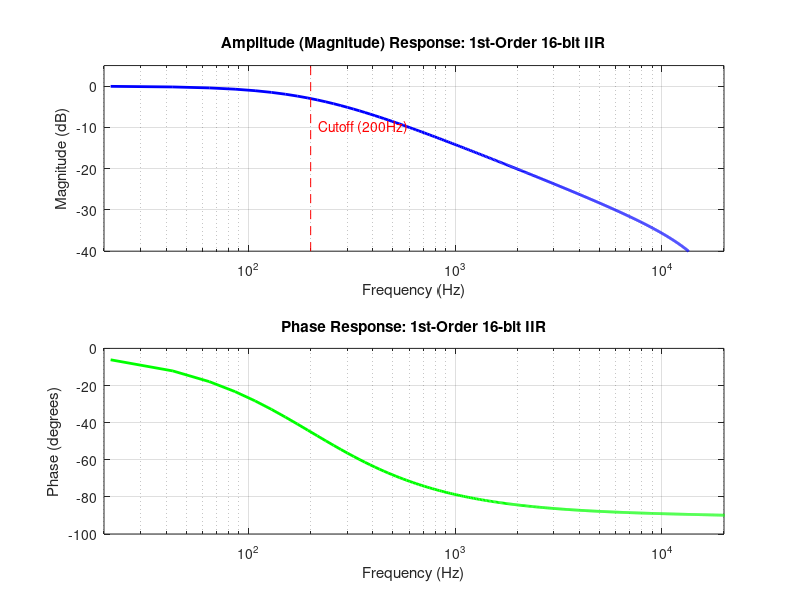

This figure's MATLAB source:
% Filter Verification: 1st-Order 16-bit IIR (200Hz Cutoff)
% Using exact integer coefficients for Q15 hardware implementation
fs = 44100; % Sampling Frequency
fc = 200;   % Cutoff Frequency

% 1. Final Hardware Integer Coefficients (Q15)
% b0 = 461, b1 = 461, a1 = -31847
scale = 2^15; % 32768
b_int = [461, 461];
a_int = [32768, -31847]; % a0 is always the scale factor (1.0 in Q15)

% 2. Convert Integers back to Normalized Fractions for Analysis
b_q = b_int / scale;
a_q = a_int / scale;

% 3. Calculate Frequency Response (1024 points)
[h, f] = freqz(b_q, a_q, 1024, fs);
magnitude = 20*log10(abs(h));
phase = unwrap(angle(h)) * (180/pi); % Convert to degrees

% 4. Plotting Results
figure('Color', [1 1 1], 'Position', [100, 100, 800, 600]);

% Subplot 1: Amplitude Response
subplot(2,1,1);
semilogx(f, magnitude, 'b', 'LineWidth', 2);
grid on;
title('Amplitude (Magnitude) Response: 1st-Order 16-bit IIR');
ylabel('Magnitude (dB)');
xlabel('Frequency (Hz)');
axis([20 20000 -40 5]);
line([fc fc], [-40 5], 'Color', 'r', 'LineStyle', '--'); % Cutoff line
text(fc+10, -10, ' Cutoff (200Hz)', 'Color', 'r');

% Subplot 2: Phase Response
subplot(2,1,2);
semilogx(f, phase, 'g', 'LineWidth', 2);
grid on;
title('Phase Response: 1st-Order 16-bit IIR');
ylabel('Phase (degrees)');
xlabel('Frequency (Hz)');
axis([20 20000 -100 0]);

% Stability check output to console
fprintf('Stability Check (Max Pole Magnitude): %.4f\n', max(abs(roots(a_q))));
